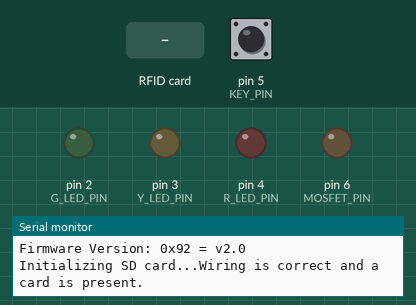
The program below on a simulated Arduino Nano, built with avr-gcc and run on an emulated ATmega328P. On the bench: output pins drawn as LEDs (lit = HIGH), the last lines printed to the serial monitor. The test bench sets the inputs (shaded band); at power-on: pin 5 (KEY_PIN) LOW. Storage starts empty; pins used as bus, display or sensor lines are not drawn.

Above: at 1.5 s.
1.6 s: RFID card 5E 7A 19 C4 held to the reader
At 2.9 s:
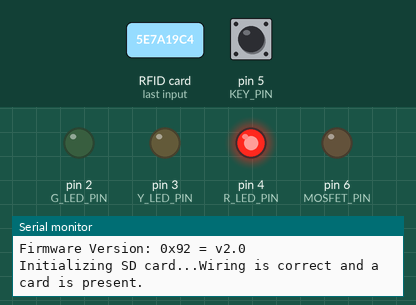
4.6 s: pin 5 (KEY_PIN) pulled HIGH for 0.15 s
At 4.68 s:
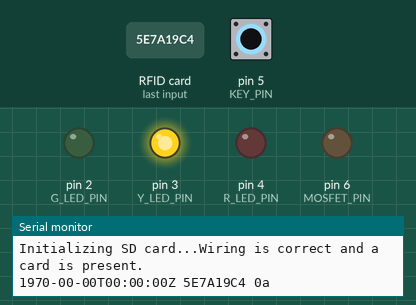
6.2 s: pin 5 (KEY_PIN) pulled HIGH for 3.2 s
At 10.1 s:
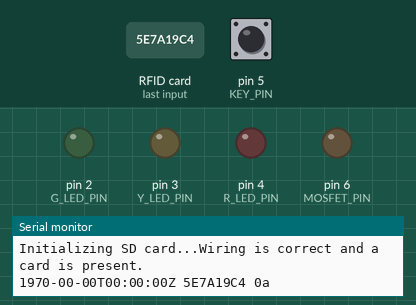
Timing chart, 0 to 11.6 s (numbered marks = the images above; inputs shaded):
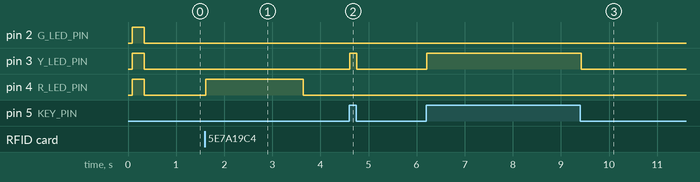

Measured:
- after the input at 1.6 s, pin 4 (R_LED_PIN): LOW → HIGH at once, → LOW 2.0 s later
- after the input at 4.6 s, pin 3 (Y_LED_PIN): LOW → HIGH at once, → LOW 0.15 s later
- after the input at 6.2 s, pin 3 (Y_LED_PIN): LOW → HIGH at once, → LOW 3.2 s later

The program:

main.cpp
```cpp
#include <RFIDModule.h>
#include <AccessManager.h>

// traffic light LEDs
constexpr int R_LED_PIN = 4;
constexpr int G_LED_PIN = 2;
constexpr int Y_LED_PIN = 3;

// key lock switch (for override/EEPROM write)
constexpr int KEY_PIN = 5;

// MOSFET pin for solenoid lock control
constexpr int MOSFET_PIN = 6;

// for RC522
constexpr int MFRC522_1_RST_PIN = 9;
constexpr int MFRC522_1_SS_PIN = 10;

// for SD card module
constexpr int SD_CS_PIN = 7;
constexpr int SD_MISO_ACTIVATE_PIN = 8;

RFIDModule rfid;
AccessManager accessManager;

void handleKeyInserted(byte *const &cardUID);
void entryRoutine(byte *const &cardUID);
void engageLock();
void disengageLock();
void waitForCardRemoval();

void setup()
{
    // Serial init
    Serial.begin(9600);
    while (!Serial)
        ;

    rfid.init(MFRC522_1_SS_PIN, MFRC522_1_RST_PIN);
    accessManager.init(SD_CS_PIN, SD_MISO_ACTIVATE_PIN);

    // initialize the pins
    pinMode(R_LED_PIN, OUTPUT);
    pinMode(G_LED_PIN, OUTPUT);
    pinMode(Y_LED_PIN, OUTPUT);
    pinMode(KEY_PIN, INPUT);
    pinMode(MOSFET_PIN, OUTPUT);

    // write HIGH to all the LEDs and MOSFET for 1/4 a second then back again
    digitalWrite(R_LED_PIN, HIGH);
    digitalWrite(G_LED_PIN, HIGH);
    digitalWrite(Y_LED_PIN, HIGH);

    delay(250);

    digitalWrite(R_LED_PIN, LOW);
    digitalWrite(G_LED_PIN, LOW);
    digitalWrite(Y_LED_PIN, LOW);
}

void loop()
{
    static bool keyInsertedPrev = false; // keep track of the key lock switch state every loop
    bool keyInserted = digitalRead(KEY_PIN) == HIGH;

    // if the key lock switch state has changed
    if (keyInsertedPrev != keyInserted)
    {
        keyInsertedPrev = keyInserted;
        digitalWrite(Y_LED_PIN, keyInserted ? HIGH : LOW); // turn on yellow LED if key is inserted
    }

    byte *cardUID;
    if (rfid.readCardUID(cardUID))
    {
        if (keyInserted)
            handleKeyInserted(cardUID);
        else
            entryRoutine(cardUID);
    }
}

void handleKeyInserted(byte *const &cardUID)
{
    // try to write the card UID to EEPROM
    bool writeStatus = accessManager.writeAccessRecord(cardUID);

    if (writeStatus)
        digitalWrite(G_LED_PIN, HIGH); // turn on green LED if successful
    else
        digitalWrite(R_LED_PIN, HIGH); // turn on red LED if failed

    waitForCardRemoval(); // wait for the card to be removed
    digitalWrite(G_LED_PIN, LOW);
    digitalWrite(R_LED_PIN, LOW);

    // log the access attempt
    accessManager.logAccess(cardUID, true, writeStatus);
}

void entryRoutine(byte *const &cardUID)
{
    // check if the detected card is in the access record
    bool access = accessManager.checkAccess(cardUID);

    if (access)
    {
        engageLock();
        waitForCardRemoval();
        disengageLock();
    }
    else
    {
        digitalWrite(R_LED_PIN, HIGH);
        waitForCardRemoval();
        digitalWrite(R_LED_PIN, LOW);
    }

    // log the access attempt
    accessManager.logAccess(cardUID, false, access);
}

void engageLock()
{
    // turn on green LED and MOSFET
    digitalWrite(G_LED_PIN, HIGH);
    digitalWrite(MOSFET_PIN, HIGH);
}

void disengageLock()
{
    // turn off green LED and MOSFET
    digitalWrite(G_LED_PIN, LOW);
    digitalWrite(MOSFET_PIN, LOW);
}

void waitForCardRemoval()
{
    bool firstRep = true; // first repetition flag
    do
    {
        // if it's the first repetition, delay for 2 seconds
        if (firstRep)
        {
            firstRep = false;
            delay(2000);
        }
        else
        {
            delay(1000);
        }
    } while (rfid.isNewCardPresent()); // keep reading until new card
}
```
